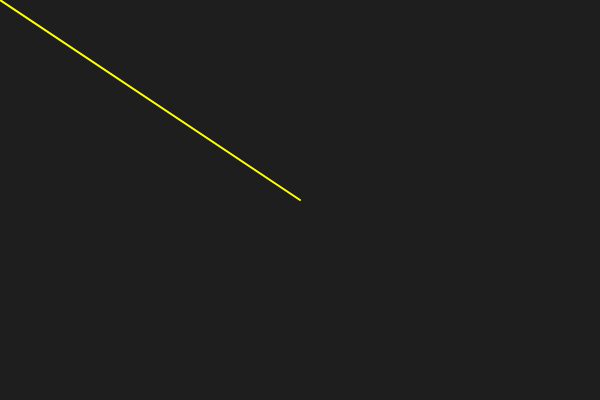
Frame 1 (no input)
Frame 60 (no input): identical to frame 1, image omitted
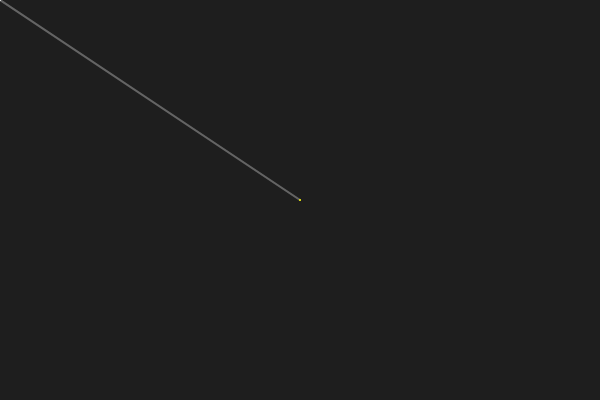
Frame 120 (the mouse pressed at the canvas centre since frame 60)

The p5.js sketch that drew these frames (run headless with seeded random() and noise() and a simulated clock; from frame 60 on, the mouse is pressed at the canvas centre):

// p5.js sketch
// ── sketch.js
let posA;
let posB;
let posSub;

function setup() {
    // Runs once
    createCanvas(600, 400); // width, height

    posA = createVector(width/2, height/2);
    posB = createVector(0, 0);
}

function draw() {
    // Runs every frame (default ~60 fps)
    background(30);

    // Pos A
    stroke(50);
    strokeWeight(2);
    line(0, 0, posA.x, posA.y);

    // PosB
    posB = createVector(mouseX, mouseY);
    stroke(100);
    strokeWeight(2);
    line(0, 0, posB.x, posB.y);

    // PosSub
    posSub = posB.sub(posA);
    stroke(255);
    strokeWeight(2);
    line(0, 0, posSub.x, posSub.y);

    // PosSub translated
    const posSubTranslated = posSub.add(posA);
    stroke(255, 255, 0);
    strokeWeight(2);
    line(posA.x, posA.y, posSubTranslated.x, posSubTranslated.y);
}
